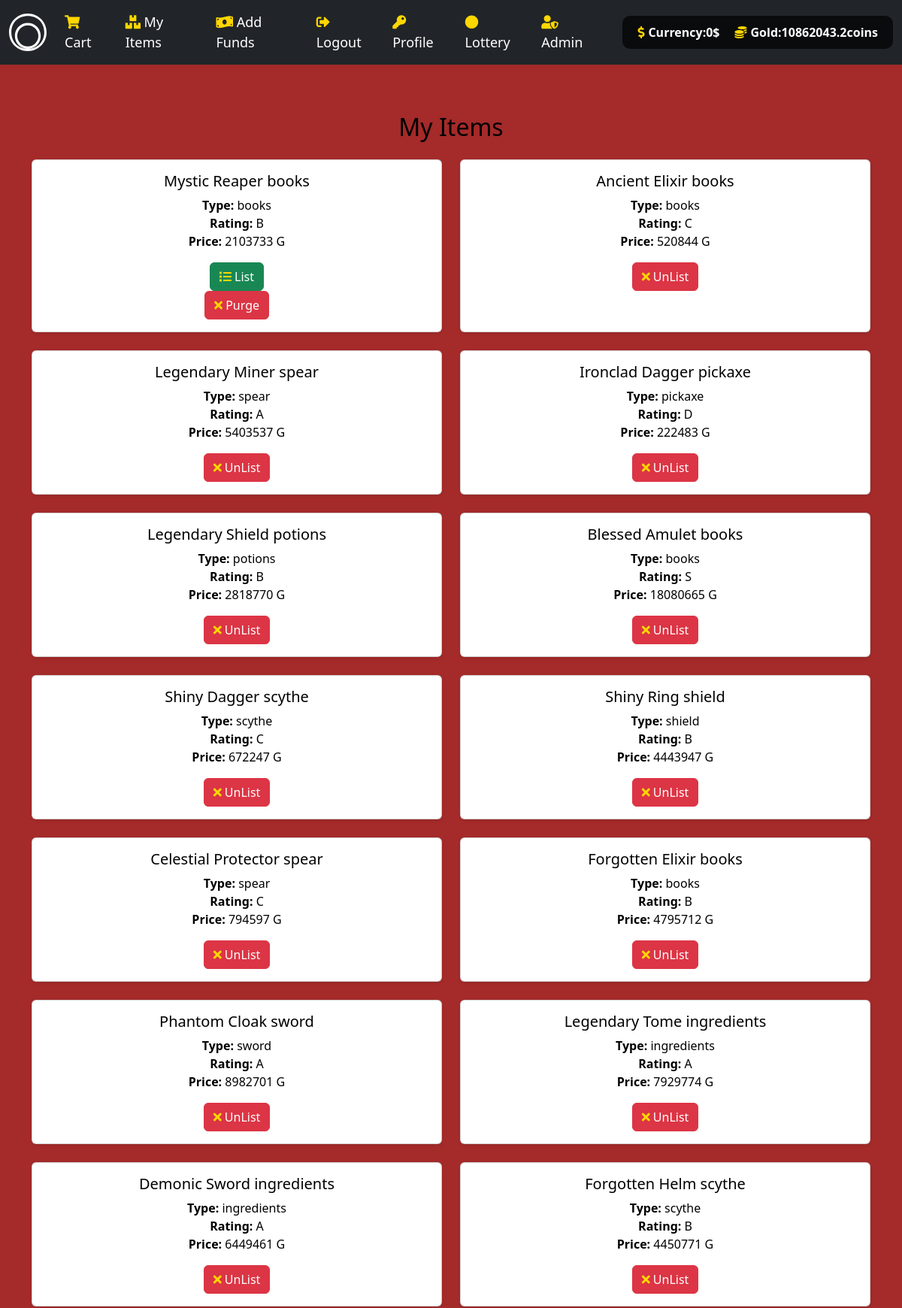
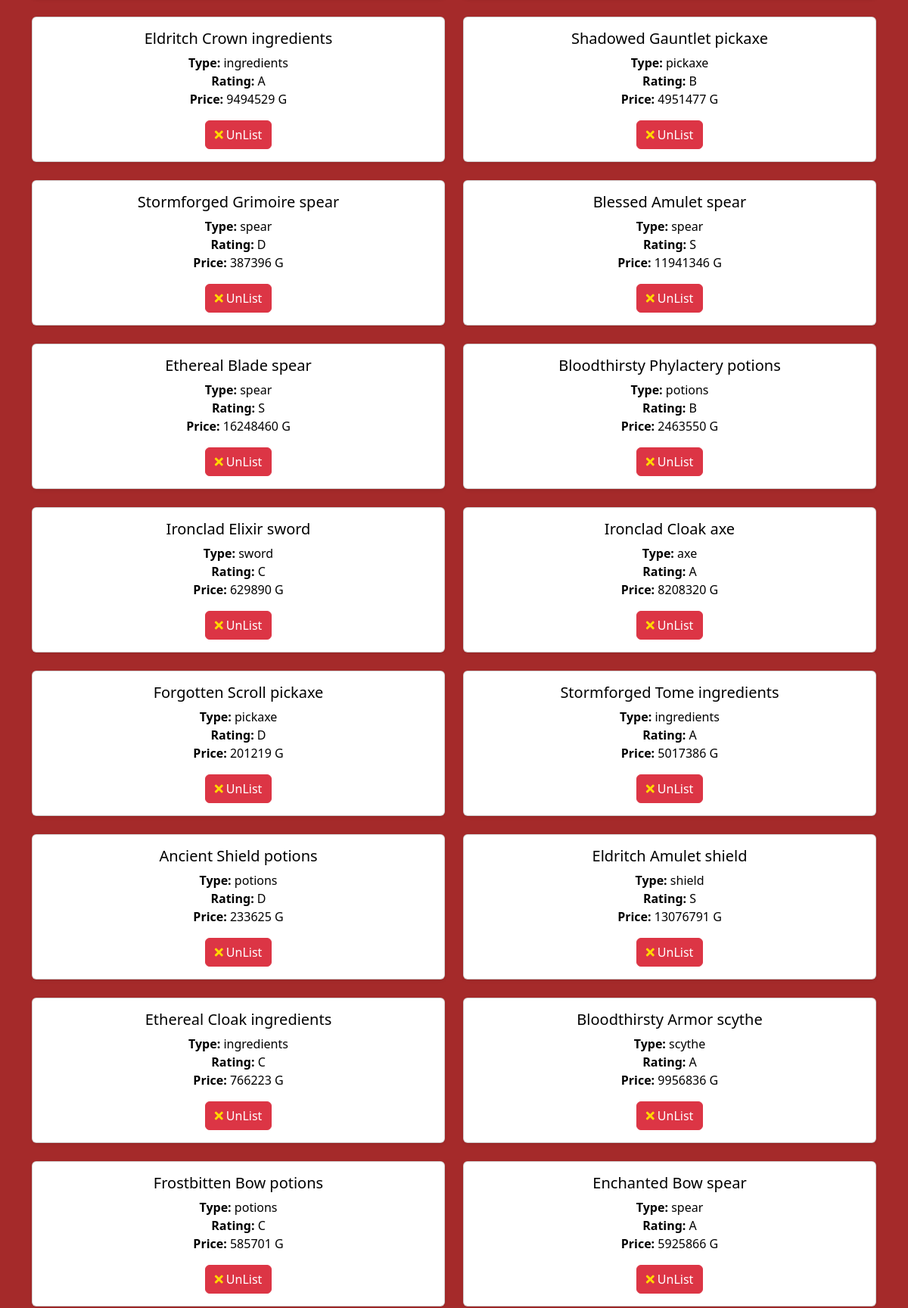
/objs (signed in, upper part), run on the app's committed database (2 pictures, top to bottom).
### tables this page shows
CREATE TABLE user_store(ID int PRIMARY KEY,Funds int,Gold int);

CREATE TABLE object(Object_ID int PRIMARY KEY,
Object_Name varchar(100),
Object_type varchar(20),
listing varchar(2),
rating varchar(1),
price int,
image_src varchar(1000));

### main.py (the view)
@app.get("/objs")
@login_required
async def my_items_get(request: Request):
    user = request.session.get("user")
    items = my_unlisted_objects(user)
    L = balance_checker(user)
    L = list(L[0])
    if request.headers.get('x-requested-with') == 'XMLHttpRequest':
        return JSONResponse({"items": items, "cash": L[0], "cashG": L[1]})
    return templates.TemplateResponse("MyItems.html", {"request": request, "user": user, "items": items, "cash": L[0], "cashG": L[1]})

### templates/MyItems.html (shortened to what this page needs)
{% extends "layout.html" %}
{% block main %}
<div class="container mt-3">
    <h2 class="mb-4 text-center">My Items</h2>
    <div class="row" id="items-container">
        {% for i in items %}
        <div class="col-md-6 mb-4">
            <div class="card shadow-sm h-100">
                <div class="card-body">
                    <h5 class="card-title">{{ i[1] }}</h5>
                    <p class="card-text">
                        <strong>Type:</strong> {{ i[2] }}<br>
                        <strong>Rating:</strong> {{ i[4] }}<br>
                        <strong>Price:</strong> {{ i[5] }} G
                    </p>
                    {% if i[3] == "UL" %}
                    <form class="list-form" action="{{ url_for('lister_user', ID=i[0]) }}" method="post">
                        <button type="submit" class="btn btn-success btn-block">
                            <i class="fas fa-list"></i> List
                        </button>
                    </form>
                    <form class="purge-form" action="{{ url_for('scatter_purge', ID=i[0]) }}" method="post">
                        <button type="submit" class="btn btn-danger btn-block">
                            <i class="fas fa-times"></i> Purge
                        </button>
                    </form>
                    {% else %}
                    <form class="unlist-form" action="{{ url_for('unlister_user', ID=i[0]) }}" method="post">
                        <button type="submit" class="btn btn-danger btn-block">
                            <i class="fas fa-times"></i> UnList
                        </button>
                    </form>
                    {% endif %}
                </div>
            </div>
        </div>
        {% endfor %}
    </div>
</div>
{% endblock %}

### templates/layout.html (shortened to what this page needs)
<!DOCTYPE html>
<html lang="en">
<head>
    <link href="https://cdn.jsdelivr.net/npm/bootstrap@5.2.3/dist/css/bootstrap.min.css" rel="stylesheet">
    <link href="https://cdnjs.cloudflare.com/ajax/libs/font-awesome/5.15.1/css/all.min.css" rel="stylesheet">
    <link href="/static/CSSS.css" rel="stylesheet">
</head>
<body>
    <nav class="navbar navbar-expand-lg navbar-dark bg-dark">
        <div class="container-fluid">
            <a class="navbar-brand" href="/">
            </a>
            <div class="collapse navbar-collapse" id="mynavbar">
                {% if user %}
                <ul class="navbar-nav me-auto">
                    <li class="nav-item"><a class="nav-link" href="/cart"><i class="fas fa-shopping-cart"></i> Cart</a></li>
                    <li class="nav-item"><a class="nav-link" href="/objs"><i class="fas fa-boxes"></i> My Items</a></li>
                    <li class="nav-item"><a class="nav-link" href="/buy"><i class="fas fa-money-bill-wave"></i> Add Funds</a></li>
                    <li class="nav-item"><a class="nav-link" href="/logout"><i class="fas fa-sign-out-alt"></i> Logout</a></li>
                    <li class="nav-item"><a class="nav-link" href="/profile"><i class="fas fa-key"></i> Profile </a></li>
                    <li class="nav-item"><a class="nav-link" href="/lottery-wheel"><i class="fas fa-circle"></i> Lottery</a></li>
                    {% if user == 1 %}
                    <li class="nav-item"><a class="nav-link" href="/admin"><i class="fas fa-user-shield"></i> Admin</a></li>
                    {% endif %}
                </ul>
                <div class="balance-widget">
                    <div class="value">
                        <i class="fas fa-dollar-sign"></i> Currency: <span id="cash">{{ cash }}</span> $
                    </div>
                    <div class="value">
                        <i class="fas fa-coins"></i> Gold: <span id="cashG">{{ cashG }}</span> coins
                    </div>
                </div>
                {% else %}
                <ul class="navbar-nav me-auto">
                    <li class="nav-item"><a class="nav-link" href="/register"><i class="fas fa-user-plus"></i> Register</a></li>
                    <li class="nav-item"><a class="nav-link" href="/login"><i class="fas fa-sign-in-alt"></i> Login</a></li>
                </ul>
                {% endif %}
            </div>
        </div>
    </nav>
    <main class="container-fluid py-5 text-center main-content">
        {% block main %}{% endblock %}
    </main>
</body>
</html>

### templates/layout.html (style rules this page uses)
body { background-color: brown; background-size: cover; background-position: center; background-repeat: repeat; height: 100vh; color: white; }
.navbar-brand img, .navbar-brand svg { height: 50px; }
.balance-widget { background-color: rgba(0, 0, 0, 0.7); border-radius: 10px; padding: 10px; margin-left: 15px; display: flex; align-items: center; justify-content: center; color: white; }
.balance-widget .value { margin: 0 10px; font-weight: bold; display: flex; align-items: center; }
.balance-widget i { margin-right: 5px; }
.navbar-nav .nav-link { color: white; font-size: 18px; margin-right: 10px; }
.main-content { padding: 20px; border-radius: 10px; color: black; }
.fas, .far { color: #ffd700; }

### data on the page
user_store: Gold "10862043.2"
object: Object_Name "Mystic Reaper books", Object_type "books", rating "B", price "2103733"
object: Object_Name "Ancient Elixir books", Object_type "books", rating "C", price "520844"
object: Object_Name "Legendary Miner spear", Object_type "spear", rating "A", price "5403537"
object: Object_Name "Ironclad Dagger pickaxe", Object_type "pickaxe", rating "D", price "222483"
object: Object_Name "Legendary Shield potions", Object_type "potions", rating "B", price "2818770"
object: Object_Name "Blessed Amulet books", Object_type "books", rating "S", price "18080665"
object: Object_Name "Shiny Dagger scythe", Object_type "scythe", rating "C", price "672247"
object: Object_Name "Shiny Ring shield", Object_type "shield", rating "B", price "4443947"
object: Object_Name "Celestial Protector spear", Object_type "spear", rating "C", price "794597"
object: Object_Name "Forgotten Elixir books", Object_type "books", rating "B", price "4795712"
object: Object_Name "Phantom Cloak sword", Object_type "sword", rating "A", price "8982701"
object: Object_Name "Legendary Tome ingredients", Object_type "ingredients", rating "A", price "7929774"
object: Object_Name "Demonic Sword ingredients", Object_type "ingredients", rating "A", price "6449461"
object: Object_Name "Forgotten Helm scythe", Object_type "scythe", rating "B", price "4450771"
object: Object_Name "Eldritch Crown ingredients", Object_type "ingredients", rating "A", price "9494529"
object: Object_Name "Shadowed Gauntlet pickaxe", Object_type "pickaxe", rating "B", price "4951477"
object: Object_Name "Stormforged Grimoire spear", Object_type "spear", rating "D", price "387396"
object: Object_Name "Blessed Amulet spear", Object_type "spear", rating "S", price "11941346"
object: Object_Name "Ethereal Blade spear", Object_type "spear", rating "S", price "16248460"
object: Object_Name "Bloodthirsty Phylactery potions", Object_type "potions", rating "B", price "2463550"
object: Object_Name "Ironclad Elixir sword", Object_type "sword", rating "C", price "629890"
object: Object_Name "Ironclad Cloak axe", Object_type "axe", rating "A", price "8208320"
object: Object_Name "Forgotten Scroll pickaxe", Object_type "pickaxe", rating "D", price "201219"
object: Object_Name "Stormforged Tome ingredients", Object_type "ingredients", rating "A", price "5017386"
object: Object_Name "Ancient Shield potions", Object_type "potions", rating "D", price "233625"
object: Object_Name "Eldritch Amulet shield", Object_type "shield", rating "S", price "13076791"
object: Object_Name "Ethereal Cloak ingredients", Object_type "ingredients", rating "C", price "766223"
object: Object_Name "Bloodthirsty Armor scythe", Object_type "scythe", rating "A", price "9956836"
object: Object_Name "Frostbitten Bow potions", Object_type "potions", rating "C", price "585701"
object: Object_Name "Enchanted Bow spear", Object_type "spear", rating "A", price "5925866"

### other printed values
{{ cash }} "0"
